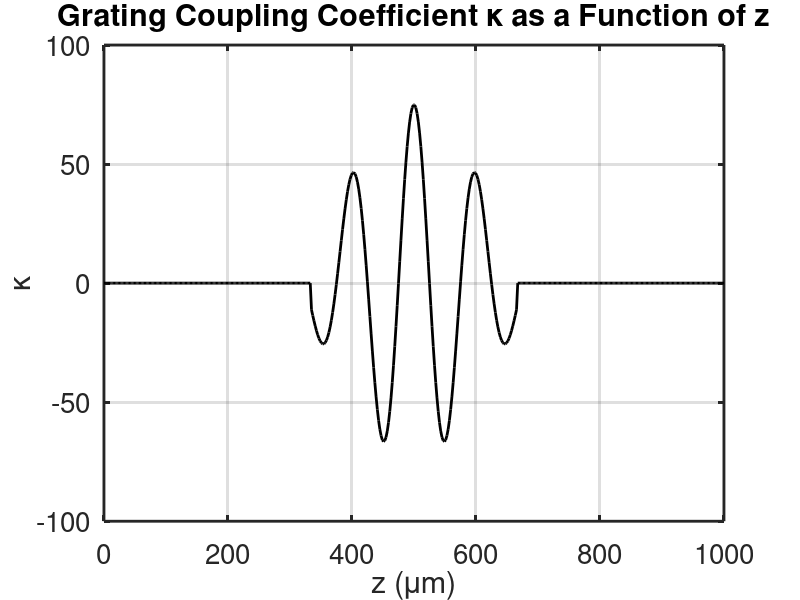

The MATLAB script that drew this image: (Note: this script raises an error after producing the figure.)
% ELEC 4700A - Filter Response of a Grating with a Gaussian Envelope
% Name: Ayooluwa Owolabi and Student#: 101237575
% Milestone 5: Open_ended_milestone

set(0, 'defaultaxesfontsize', 20)
set(0, 'DefaultFigureWindowStyle', 'docked')
set(0, 'DefaultLineLineWidth', 2);
set(0, 'DefaultAxesLineWidth', 2)
set(0, 'DefaultFigureWindowStyle', 'docked')

% Define constants
c_c = 299792458;
c_eps_0 = 8.8542149e-12;
c_eps_0_cm = c_eps_0/100;
c_mu_0 = 1 / c_eps_0 / c_c^2;
c_hb = 1.05457266913e-34;
c_h = c_hb * 2 * pi;

% Input parameters (Gaussian pulse)
InputParasL.E0 = 1e5;
InputParasL.we = 0;
InputParasL.t0 = 2e-12;
InputParasL.wg = 2e-13;
InputParasL.phi = 0;
InputParasR = 0;

% Reflection coefficients (no reflections)
RL = 0;
RR = 0;

% Waveguide properties
n_g = 3.5;
vg = c_c / n_g * 1e2;
Lambda = 1550e-9;

plotN = 10;

% Define spatial and time steps
L = 1000e-6 * 1e2;
XL = [0, L];
YL = [-2.5*InputParasL.E0, 2.5*InputParasL.E0];

Nz = 500;
dz = L / (Nz - 1);
dt = dz / vg;
fsync = dt * vg / dz;

Nt = floor(2 * Nz);
tmax = Nt * dt;
t_L = dt * Nz;

z = linspace(0, L, Nz).';

% Define grating properties
kappa0 = 75; % Grating strength
central_freq = L / 2; % Grating center
bandwidth = L / 7; % Controls grating width

% Define the spatially varying grating coupling coefficient κ(z)
kappa = kappa0 * exp(-((z - central_freq) / bandwidth).^2) ... % Gaussian envelope for smooth transition
       .* cos(2 * pi * (z / L) * 10); % Sinusoidal modulation for frequency selectivity

% Limit grating region to the middle third of the waveguide
kappa(z < L/3) = 0;
kappa(z > 2*L/3) = 0;

% Plot κ(z) distribution
figure('Name', 'Grating Profile');
plot(z * 1e4, kappa, 'k', 'LineWidth', 2);
xlabel('z (μm)');
ylabel('κ');
title('Grating Coupling Coefficient κ as a Function of z');
grid on;

% Initialize fields and input/output storage
time = nan(1, Nt);
InputL = nan(1, Nt);
InputR = nan(1, Nt);
OutputL = nan(1, Nt);
OutputR = nan(1, Nt);
Ef = zeros(size(z));
Er = zeros(size(z));

% Source function handles
Ef1 = @SourceFct;
ErN = @SourceFct;

% Initial conditions
t = 0;
time(1) = t;
InputL(1) = Ef1(t, InputParasL);
InputR(1) = ErN(t, InputParasR);
OutputR(1) = Ef(Nz);
OutputL(1) = Er(1);
Ef(1) = InputL(1);
Er(Nz) = InputR(1);

% Gain and detuning parameters (set to zero)
beta_r = 0;
beta_i = 0;
beta = ones(size(z)) * (beta_r + 1i * beta_i);
exp_det = exp(-1i * dz * beta);

% Time marching loop for wave propagation
for i = 2:Nt
    t = dt * (i - 1);
    time(i) = t;
    InputL(i) = Ef1(t, InputParasL);
    InputR(i) = ErN(t, InputParasR);
    
    % Reflection boundary conditions
    Ef(1) = InputL(i) + RL * Er(1);
    Er(Nz) = InputR(i) + RR * Ef(Nz);
    
    % Store previous Ef before updating
    Ef_prev = Ef;
    
    % Wave propagation with grating coupling
    Ef(2:Nz) = fsync * exp_det(1:Nz-1) .* Ef(1:Nz-1) + 1i * dz * kappa(2:Nz) .* Er(2:Nz);
    Er(1:Nz-1) = fsync * exp_det(2:Nz) .* Er(2:Nz) + 1i * dz * kappa(1:Nz-1) .* Ef_prev(1:Nz-1);
    
    % Store output at each time step
    OutputR(i) = Ef(Nz) * (1 - RR);
    OutputL(i) = Er(1) * (1 - RL);
end

% FFT Analysis for frequency-domain representation
fftInputL = fftshift(fft(InputL));
fftOutputR = fftshift(fft(OutputR));
fftOutputL = fftshift(fft(OutputL));
omega = fftshift(wspace(time));
omega_THz = omega / (2 * pi * 1e12);

% FFT Magnitude plot
figure('Name', 'FFT Magnitude Response');
plot(omega_THz, abs(fftInputL), 'm', 'DisplayName', 'Input');
hold on;
plot(omega_THz, abs(fftOutputR), 'k', 'DisplayName', 'Right Output', 'LineWidth', 2);
plot(omega_THz, abs(fftOutputL), 'c', 'DisplayName', 'Left Output', 'LineWidth', 2);
hold off;
xlabel('Frequency (THz)');
xlim([-5, 5]);
ylabel('Magnitude (V/m)');
title('FFT Plot of the Magnitude of Inputs and Outputs');
legend;
grid on;

% FFT Phase plot
figure('Name', 'FFT Phase');
plot(omega_THz, unwrap(angle(fftInputL)), 'c', 'DisplayName', 'Input', 'LineWidth', 2);
hold on;
plot(omega_THz, unwrap(angle(fftOutputR)), 'b', 'DisplayName', 'Right Output', 'LineWidth', 2);
plot(omega_THz, unwrap(angle(fftOutputL)), 'r', 'DisplayName', 'Left Output', 'LineWidth', 2);
hold off;
xlabel('Frequency (THz)');
ylabel('Phase (rad)');
title('FFT Phase of Input and Outputs');
legend;
grid on;
